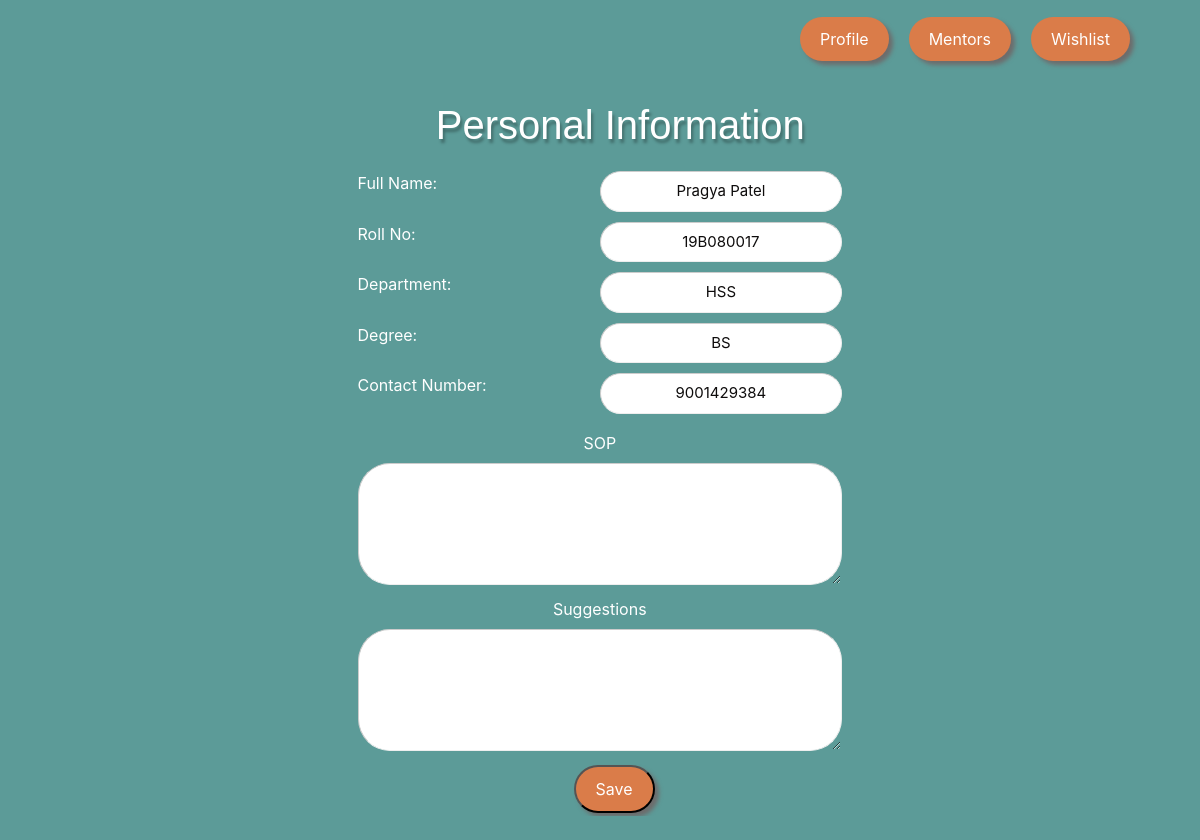
Page /test (signed in) on the committed database.
### registration/models.py (models this page shows)
class Profile(models.Model):
    user = models.OneToOneField(User, on_delete=models.CASCADE)
    otp = models.CharField(max_length=6)
    password = models.CharField(max_length=20)
    fullname = models.CharField(max_length=100, blank=True)
    rollno = models.CharField(max_length=100, blank=True)
    department = models.CharField(max_length=100, blank=True)
    degree = models.CharField(max_length=100, blank=True)
    contactno = models.CharField(max_length=100, blank=True)
    sop = models.CharField(max_length=500, blank=True)
    suggestions = models.CharField(max_length=500, blank=True)
    pref_1 = models.OneToOneField(
        Mentor, blank=True, null=True, on_delete=models.CASCADE, related_name='pref1')
    pref_2 = models.OneToOneField(
        Mentor, blank=True, null=True, on_delete=models.CASCADE, related_name='pref2')
    pref_3 = models.OneToOneField(
        Mentor, blank=True, null=True, on_delete=models.CASCADE, related_name='pref3')
    pref_4 = models.OneToOneField(
        Mentor, blank=True, null=True, on_delete=models.CASCADE, related_name='pref4')
    pref_5 = models.OneToOneField(
        Mentor, blank=True, null=True, on_delete=models.CASCADE, related_name='pref5')

### registration/views.py (the view)
# urls.py: path('test', views.test, name="test"),
def test(request):
    profile = Profile.objects.get(user=request.user)
    return render(request, 'personal_info.html', {'profile': profile})

### templates/personal_info.html (shortened to what this page needs)
{% load static %}
<!DOCTYPE html>
<html>
<head>
  <link rel="stylesheet" href="https://cdn.jsdelivr.net/npm/bootstrap@4.6.0/dist/css/bootstrap.min.css"
>
  <link rel="stylesheet" href="{% static 'style.css' %}" />
  <link rel="stylesheet" href="{% static 'personal_info.css' %}" />
</head>
<body>
  <div class="container-fluid">
    <div class="mininav">
      <ul>
        <li><a href="{% url 'test' %}" style="text-decoration: none; color: inherit;">Profile</a></li>
        <li><a href="{% url 'profile' %}" style="text-decoration: none; color: inherit;">Mentors</a></li>
        <li><a href="{% url 'favourite_list' %}" style="text-decoration: none; color: inherit;">Wishlist</a></li>
      </ul>
    </div>
    <div class="form-area">
      <div class="header text-center" style="width:75%">
        <h1 class="text-center">
          Personal Information
        </h1>
      </div>
      <div class="form-container" style="padding-right: 20%;">
        <form action="personal_info_add" method="post">
          <div class="pinfo align-items-center">
            <div class="pinfo-constituents">
              <label class="desc" id="title1" for="Field1">Full Name:</label>
              <input id="Field1" name="Field1" type="text" class="field text fn" value="{{profile.fullname}}" size="8"
                tabindex="1">
            </div>
            <div class="pinfo-constituents">
              <label class="desc" id="title2" for="Field2">Roll No:</label>
              <input id="Field2" name="Field2" type="text" class="field text fn" value="{{profile.rollno}}" size="8"
                tabindex="1">
            </div>
            <div class="pinfo-constituents">
              <label class="desc" id="title3" for="Field3">Department:</label>
              <input id="Field3" name="Field3" type="text" class="field text fn" value="{{profile.department}}" size="8"
                tabindex="1">
            </div>
            <div class="pinfo-constituents">
              <label class="desc" id="title4" for="Field4">Degree:</label>
              <input id="Field4" name="Field4" type="text" class="field text fn" value="{{profile.degree}}" size="8"
                tabindex="1">
            </div>
            <div class="pinfo-constituents">
              <label class="desc" id="title5" for="Field5">Contact Number:</label>
              <input id="Field5" name="Field5" type="text" class="field text fn" value="{{profile.contactno}}" size="8"
                tabindex="1">
            </div>
          </div>
          <div>
            <div class="text-center">
              <label class="desc" id="title6" for="Field6">
                SOP
              </label>
            </div>
            <div>
              <textarea id="Field6" name="Field6" spellcheck="true" rows="5" cols="30" tabindex="4"
                value="{{profile.sop}}"></textarea>
            </div>
          </div>
          <div>
            <div class="text-center">
              <label class="desc" id="title7" for="Field7" value="{{profile.suggestions}}">
                Suggestions
              </label>
            </div>
            <div>
              <textarea id="Field7" name="Field7" spellcheck="true" rows="5" cols="30" tabindex="4"></textarea>
            </div>
          </div>
          <div class="text-center" style="padding-left:10px">
            <button type="submit" class="submit-button">
              Save
            </button>
          </div>
        </form>
      </div>
    </div>
  </div>
</body>
</html>

### static/style.css (style rules this page uses)
* { padding: 0; margin: 0; font-family: -apple-system, BlinkMacSystemFont, 'Segoe UI', Roboto, Oxygen, Ubuntu, Cantarell, 'Open Sans', 'Helvetica Neue', sans-serif; }
body { overflow-x: hidden; background-color: transparent !important; background-repeat: no-repeat; background-attachment: fixed; background: #5c9b98 !important; }
.mininav ul { display: flex; list-style-type: none; position: absolute; right: 60px; top: 15px; }
.mininav li { padding: 10px 20px; margin: 2px 10px; background-color: #da7c49; border-radius: 9999px; color: white; box-shadow: 4px 4px 4px #6d6c6c; }
.submit-button { padding: 10px 20px !important; margin: 2px 10px; margin-left: 25% ; background-color: #da7c49; border-radius: 9999px; color: white; box-shadow: 4px 4px 4px #6d6c6c; }
h1 { font-family: Verdana, Geneva, sans-serif; margin-top: 0; }
* { box-sizing: border-box }
body { font-family: Verdana, sans-serif; margin:0 }
.text { color: #0e0c0c; font-size: 15px; padding: 8px 12px; bottom: 8px; width: 100%; text-align: center; }

### static/personal_info.css (style rules this page uses)
* { -webkit-box-sizing: border-box; -moz-box-sizing: border-box; box-sizing: border-box; }
.pinfo-constituents { margin: 5px 0px; }
.header { margin-left: 15%; margin-bottom: 2%; text-shadow: 2px 4px 3px rgba(0,0,0,0.3); }
.form-area { margin-top: 10%; }
body { padding: 20px 15%; background-color: #5c9b98; color: white; font-family: 'Source Sans Pro','Roboto', sans-serif; }
form > div { clear: both; overflow: hidden; padding: 1px; margin: 0 0 10px 0; }
form > div > div, form > div > fieldset > div { width: 75%; float: right; }
input[type=text], input[type=email], input[type=url], input[type=password], textarea { width: 100%; border-top: 1px solid #ccc; border-left: 1px solid #ccc; border-right: 1px solid #eee; border-bottom: 1px solid #eee; float: right; border-radius: 2rem; padding-left: 2rem; padding-right: 2rem; }
input[type=text], input[type=email], input[type=url], input[type=password] { width: 50%; }
.submit-button { padding: 10px 20px; margin: 2px 10px; background-color: #da7c49; border-radius: 9999px; color: white; box-shadow: 4px 4px 4px #6d6c6c; padding-left: 10%; margin-left: 30%; }

### rows in the picture
Profile: Field1 "Pragya Patel", Field2 "19B080017", Field3 "HSS", Field4 "BS", Field5 "9001429384"
